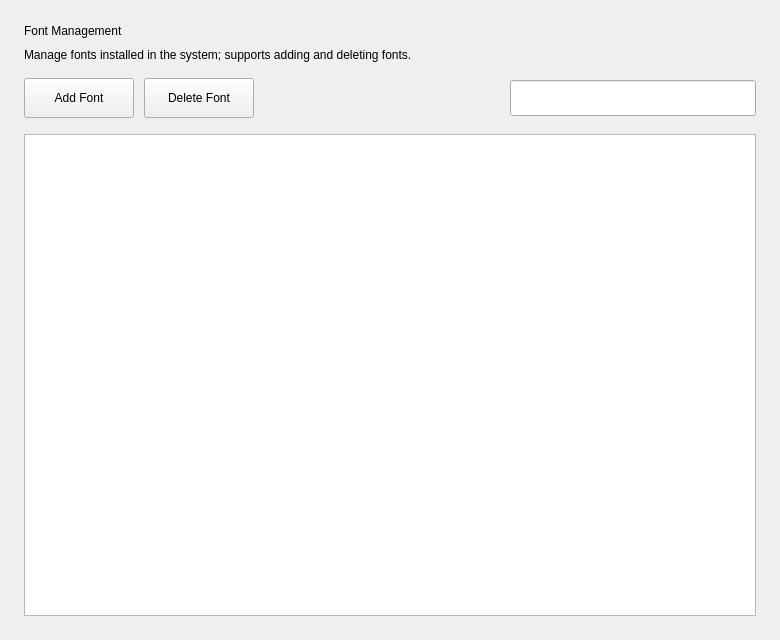
<?xml version="1.0" encoding="UTF-8"?>
<ui version="4.0">
 <class>FontPage</class>
 <widget class="QWidget" name="FontPage">
  <property name="geometry">
   <rect>
    <x>0</x>
    <y>0</y>
    <width>780</width>
    <height>640</height>
   </rect>
  </property>
  <property name="windowTitle">
   <string>Form</string>
  </property>
  <layout class="QVBoxLayout" name="verticalLayout">
   <property name="spacing">
    <number>16</number>
   </property>
   <property name="leftMargin">
    <number>24</number>
   </property>
   <property name="topMargin">
    <number>24</number>
   </property>
   <property name="rightMargin">
    <number>24</number>
   </property>
   <property name="bottomMargin">
    <number>24</number>
   </property>
   <item>
    <layout class="QVBoxLayout" name="layout_header">
     <property name="spacing">
      <number>10</number>
     </property>
     <item>
      <widget class="QLabel" name="label_title">
       <property name="text">
        <string>Font Management</string>
       </property>
      </widget>
     </item>
     <item>
      <widget class="QLabel" name="label_desc">
       <property name="text">
        <string>Manage fonts installed in the system; supports adding and deleting fonts.</string>
       </property>
       <property name="wordWrap">
        <bool>true</bool>
       </property>
      </widget>
     </item>
    </layout>
   </item>
   <item>
    <layout class="QHBoxLayout" name="layout_toolbar">
     <property name="spacing">
      <number>10</number>
     </property>
     <item>
      <widget class="QPushButton" name="btn_add">
       <property name="minimumSize">
        <size>
         <width>110</width>
         <height>40</height>
        </size>
       </property>
       <property name="maximumSize">
        <size>
         <width>110</width>
         <height>40</height>
        </size>
       </property>
       <property name="text">
        <string>Add Font</string>
       </property>
      </widget>
     </item>
     <item>
      <widget class="QPushButton" name="btn_delete">
       <property name="minimumSize">
        <size>
         <width>110</width>
         <height>40</height>
        </size>
       </property>
       <property name="maximumSize">
        <size>
         <width>110</width>
         <height>40</height>
        </size>
       </property>
       <property name="text">
        <string>Delete Font</string>
       </property>
      </widget>
     </item>
     <item>
      <spacer name="horizontalSpacer">
       <property name="orientation">
        <enum>Qt::Horizontal</enum>
       </property>
       <property name="sizeHint" stdset="0">
        <size>
         <width>40</width>
         <height>20</height>
        </size>
       </property>
      </spacer>
     </item>
     <item>
      <widget class="KiranSearchBox" name="edit_search">
       <property name="minimumSize">
        <size>
         <width>220</width>
         <height>36</height>
        </size>
       </property>
       <property name="maximumSize">
        <size>
         <width>280</width>
         <height>36</height>
        </size>
       </property>
      </widget>
     </item>
    </layout>
   </item>
   <item>
    <widget class="FontTable" name="table_fonts"/>
   </item>
  </layout>
 </widget>
 <customwidgets>
  <customwidget>
   <class>KiranSearchBox</class>
   <extends>QLineEdit</extends>
   <header location="global">kiran-search-box.h</header>
  </customwidget>
  <customwidget>
   <class>FontTable</class>
   <extends>QTableView</extends>
   <header>widgets/font-table.h</header>
  </customwidget>
 </customwidgets>
 <resources/>
 <connections/>
</ui>
